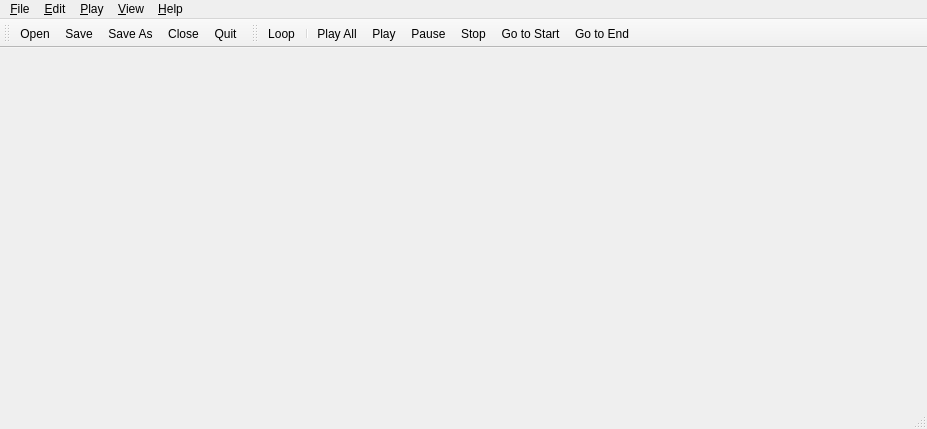
<?xml version="1.0" encoding="UTF-8"?>
<ui version="4.0">
 <class>MainWindow</class>
 <widget class="QMainWindow" name="MainWindow">
  <property name="geometry">
   <rect>
    <x>0</x>
    <y>0</y>
    <width>927</width>
    <height>429</height>
   </rect>
  </property>
  <property name="acceptDrops">
   <bool>true</bool>
  </property>
  <property name="windowTitle">
   <string>MainWindow</string>
  </property>
  <widget class="QWidget" name="centralwidget">
   <layout class="QVBoxLayout" name="verticalLayout">
    <item>
     <widget class="QseWidget" name="soundWidget" native="true"/>
    </item>
   </layout>
  </widget>
  <widget class="QMenuBar" name="menubar">
   <property name="geometry">
    <rect>
     <x>0</x>
     <y>0</y>
     <width>927</width>
     <height>24</height>
    </rect>
   </property>
   <widget class="QMenu" name="menu_File">
    <property name="title">
     <string>&amp;File</string>
    </property>
    <addaction name="action_Open"/>
    <addaction name="action_Save"/>
    <addaction name="action_SaveAs"/>
    <addaction name="action_Close"/>
    <addaction name="separator"/>
    <addaction name="action_SaveSelectionAs"/>
    <addaction name="separator"/>
    <addaction name="action_Quit"/>
   </widget>
   <widget class="QMenu" name="menu_Play">
    <property name="title">
     <string>&amp;Play</string>
    </property>
    <addaction name="action_Loop"/>
    <addaction name="separator"/>
    <addaction name="action_Play"/>
    <addaction name="action_PlayAll"/>
    <addaction name="action_Pause"/>
    <addaction name="action_Stop"/>
    <addaction name="action_GoToStart"/>
    <addaction name="action_GoToEnd"/>
   </widget>
   <widget class="QMenu" name="menu_Help">
    <property name="title">
     <string>&amp;Help</string>
    </property>
    <addaction name="action_About"/>
    <addaction name="action_AboutQt"/>
   </widget>
   <widget class="QMenu" name="menu_View">
    <property name="enabled">
     <bool>true</bool>
    </property>
    <property name="title">
     <string>&amp;View</string>
    </property>
    <addaction name="action_ZoomIn"/>
    <addaction name="action_ZoomOut"/>
    <addaction name="action_FitInWindow"/>
    <addaction name="action_ZoomToSelection"/>
   </widget>
   <widget class="QMenu" name="menu_Edit">
    <property name="title">
     <string>&amp;Edit</string>
    </property>
    <addaction name="action_Normalize"/>
    <addaction name="action_Delete"/>
    <addaction name="action_Trim"/>
   </widget>
   <addaction name="menu_File"/>
   <addaction name="menu_Edit"/>
   <addaction name="menu_Play"/>
   <addaction name="menu_View"/>
   <addaction name="menu_Help"/>
  </widget>
  <widget class="QStatusBar" name="statusbar"/>
  <widget class="QToolBar" name="toolBar">
   <property name="windowTitle">
    <string>toolBar</string>
   </property>
   <attribute name="toolBarArea">
    <enum>TopToolBarArea</enum>
   </attribute>
   <attribute name="toolBarBreak">
    <bool>false</bool>
   </attribute>
   <addaction name="action_Open"/>
   <addaction name="action_Save"/>
   <addaction name="action_SaveAs"/>
   <addaction name="action_Close"/>
   <addaction name="action_Quit"/>
  </widget>
  <widget class="QToolBar" name="toolBar_2">
   <property name="windowTitle">
    <string>toolBar_2</string>
   </property>
   <attribute name="toolBarArea">
    <enum>TopToolBarArea</enum>
   </attribute>
   <attribute name="toolBarBreak">
    <bool>false</bool>
   </attribute>
   <addaction name="action_Loop"/>
   <addaction name="separator"/>
   <addaction name="action_PlayAll"/>
   <addaction name="action_Play"/>
   <addaction name="action_Pause"/>
   <addaction name="action_Stop"/>
   <addaction name="action_GoToStart"/>
   <addaction name="action_GoToEnd"/>
  </widget>
  <action name="action_Open">
   <property name="icon">
    <iconset resource="../rc/rc.qrc">
     <normaloff>:/icons/file-open.png</normaloff>:/icons/file-open.png</iconset>
   </property>
   <property name="text">
    <string>&amp;Open...</string>
   </property>
  </action>
  <action name="action_Quit">
   <property name="icon">
    <iconset resource="../rc/rc.qrc">
     <normaloff>:/icons/quit.png</normaloff>:/icons/quit.png</iconset>
   </property>
   <property name="text">
    <string>&amp;Quit...</string>
   </property>
  </action>
  <action name="action_Play">
   <property name="icon">
    <iconset resource="../rc/rc.qrc">
     <normaloff>:/icons/playback-start.png</normaloff>:/icons/playback-start.png</iconset>
   </property>
   <property name="text">
    <string>&amp;Play</string>
   </property>
  </action>
  <action name="action_About">
   <property name="icon">
    <iconset>
     <normaloff>:/icons/appicon.png</normaloff>:/icons/appicon.png</iconset>
   </property>
   <property name="text">
    <string>&amp;About...</string>
   </property>
  </action>
  <action name="action_AboutQt">
   <property name="text">
    <string>About &amp;Qt...</string>
   </property>
  </action>
  <action name="action_Stop">
   <property name="icon">
    <iconset resource="../rc/rc.qrc">
     <normaloff>:/icons/playback-stop.png</normaloff>:/icons/playback-stop.png</iconset>
   </property>
   <property name="text">
    <string>&amp;Stop</string>
   </property>
  </action>
  <action name="action_Pause">
   <property name="icon">
    <iconset resource="../rc/rc.qrc">
     <normaloff>:/icons/playback-pause.png</normaloff>:/icons/playback-pause.png</iconset>
   </property>
   <property name="text">
    <string>P&amp;ause</string>
   </property>
  </action>
  <action name="action_Loop">
   <property name="checkable">
    <bool>true</bool>
   </property>
   <property name="icon">
    <iconset resource="../rc/rc.qrc">
     <normaloff>:/icons/playback-loop.png</normaloff>:/icons/playback-loop.png</iconset>
   </property>
   <property name="text">
    <string>&amp;Loop</string>
   </property>
  </action>
  <action name="action_Save">
   <property name="icon">
    <iconset resource="../rc/rc.qrc">
     <normaloff>:/icons/file-save.png</normaloff>:/icons/file-save.png</iconset>
   </property>
   <property name="text">
    <string>&amp;Save...</string>
   </property>
  </action>
  <action name="action_SaveAs">
   <property name="icon">
    <iconset resource="../rc/rc.qrc">
     <normaloff>:/icons/file-save-as.png</normaloff>:/icons/file-save-as.png</iconset>
   </property>
   <property name="text">
    <string>Save &amp;As...</string>
   </property>
  </action>
  <action name="action_SaveSelectionAs">
   <property name="text">
    <string>&amp;Export Selection As...</string>
   </property>
  </action>
  <action name="action_Close">
   <property name="icon">
    <iconset resource="../rc/rc.qrc">
     <normaloff>:/icons/file-close.png</normaloff>:/icons/file-close.png</iconset>
   </property>
   <property name="text">
    <string>&amp;Close</string>
   </property>
  </action>
  <action name="action_GoToStart">
   <property name="icon">
    <iconset resource="../rc/rc.qrc">
     <normaloff>:/icons/skip-backward.png</normaloff>:/icons/skip-backward.png</iconset>
   </property>
   <property name="text">
    <string>Go to S&amp;tart</string>
   </property>
  </action>
  <action name="action_GoToEnd">
   <property name="icon">
    <iconset resource="../rc/rc.qrc">
     <normaloff>:/icons/skip-forward.png</normaloff>:/icons/skip-forward.png</iconset>
   </property>
   <property name="text">
    <string>Go to &amp;End</string>
   </property>
  </action>
  <action name="action_ZoomIn">
   <property name="text">
    <string>Zoom &amp;In</string>
   </property>
  </action>
  <action name="action_ZoomOut">
   <property name="text">
    <string>Zoom &amp;Out</string>
   </property>
  </action>
  <action name="action_FitInWindow">
   <property name="text">
    <string>&amp;Fit in Window</string>
   </property>
  </action>
  <action name="action_ZoomToSelection">
   <property name="text">
    <string>Zoom to &amp;Selection</string>
   </property>
  </action>
  <action name="action_Trim">
   <property name="text">
    <string>&amp;Trim</string>
   </property>
   <property name="shortcut">
    <string>Ctrl+T</string>
   </property>
  </action>
  <action name="action_Delete">
   <property name="text">
    <string>&amp;Delete</string>
   </property>
  </action>
  <action name="action_Preferences">
   <property name="text">
    <string>&amp;Preferences</string>
   </property>
  </action>
  <action name="action_PlayAll">
   <property name="icon">
    <iconset resource="../rc/rc.qrc">
     <normaloff>:/icons/playback-playall.png</normaloff>:/icons/playback-playall.png</iconset>
   </property>
   <property name="text">
    <string>Play &amp;All</string>
   </property>
  </action>
  <action name="action_Normalize">
   <property name="text">
    <string>&amp;Normalize</string>
   </property>
  </action>
 </widget>
 <customwidgets>
  <customwidget>
   <class>QseWidget</class>
   <extends>QWidget</extends>
   <header>qsewidget.h</header>
   <container>1</container>
  </customwidget>
 </customwidgets>
 <resources>
  <include location="../rc/rc.qrc"/>
 </resources>
 <connections/>
</ui>
